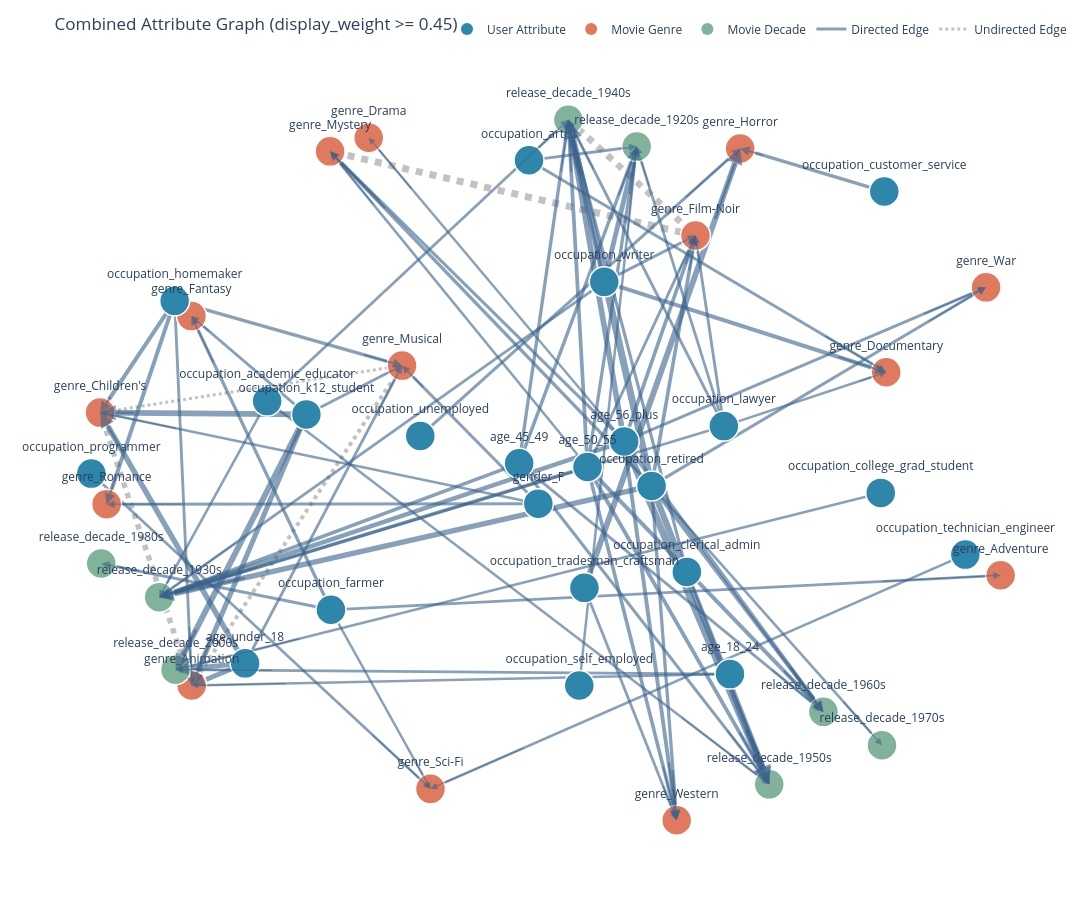

The code cell stored with this chart in its notebook:
### Code cell
import plotly.graph_objects as go

MIN_DISPLAY_WEIGHT = 0.45
interactive_combined_subgraph = extract_weight_threshold_subgraph(
    combined_attribute_graph,
    min_weight=MIN_DISPLAY_WEIGHT,
    weight_attr="display_weight",
)

node_color_map = {
    "user_attribute": "#2E86AB",
    "movie_genre": "#E07A5F",
    "movie_decade": "#81B29A",
}
edge_color_map = {
    True: "rgba(58, 99, 140, 0.60)",
    False: "rgba(120, 120, 120, 0.45)",
}

pos = nx.spring_layout(
    interactive_combined_subgraph,
    seed=42,
    k=0.9,
    weight="display_weight",
)

max_display_weight = max(
    (attrs["display_weight"] for _, _, attrs in interactive_combined_subgraph.edges(data=True)),
    default=1.0,
)

edge_traces = []
edge_hover_x = []
edge_hover_y = []
edge_hover_text = []
arrow_annotations = []
seen_undirected_pairs = set()

for source, target, attrs in interactive_combined_subgraph.edges(data=True):
    if not attrs["is_directed"]:
        pair_key = tuple(sorted((source, target)))
        if pair_key in seen_undirected_pairs:
            continue
        seen_undirected_pairs.add(pair_key)

    x0, y0 = pos[source]
    x1, y1 = pos[target]
    width = 1.0 + 6.0 * ((attrs["display_weight"] / max_display_weight) ** 1.8)
    hover_text = (
        f"{source} -> {target}<br>"
        f"edge_type={attrs['edge_type']}<br>"
        f"display_weight={attrs['display_weight']:.3f}<br>"
        f"raw_weight={attrs['weight']:.3f}<br>"
        f"raw_count={attrs['raw_count']}<br>"
        f"metric={attrs['weight_metric']}<br>"
        f"is_directed={attrs['is_directed']}"
    )
    edge_traces.append(
        go.Scatter(
            x=[x0, x1, None],
            y=[y0, y1, None],
            mode="lines",
            line={
                "width": width,
                "color": edge_color_map[attrs["is_directed"]],
                "dash": "solid" if attrs["is_directed"] else "dot",
            },
            hoverinfo="skip",
            showlegend=False,
        )
    )
    edge_hover_x.append((x0 + x1) / 2)
    edge_hover_y.append((y0 + y1) / 2)
    edge_hover_text.append(hover_text)

    if attrs["is_directed"]:
        dx = x1 - x0
        dy = y1 - y0
        arrow_annotations.append(
            {
                "x": x1,
                "y": y1,
                "ax": x1 - dx * 0.18,
                "ay": y1 - dy * 0.18,
                "xref": "x",
                "yref": "y",
                "axref": "x",
                "ayref": "y",
                "showarrow": True,
                "arrowhead": 2,
                "arrowsize": 1.2,
                "arrowwidth": max(1.0, width * 0.45),
                "arrowcolor": edge_color_map[True],
            }
        )

edge_hover_trace = go.Scatter(
    x=edge_hover_x,
    y=edge_hover_y,
    mode="markers",
    hoverinfo="text",
    hovertext=edge_hover_text,
    marker={"size": 22, "color": "rgba(0, 0, 0, 0)"},
    showlegend=False,
)

node_x = []
node_y = []
node_text = []
node_hover_text = []
node_color = []

for node, attrs in interactive_combined_subgraph.nodes(data=True):
    x, y = pos[node]
    node_x.append(x)
    node_y.append(y)
    node_text.append(node)
    node_color.append(node_color_map.get(attrs.get("node_type"), "#999999"))
    node_hover_text.append(
        f"node={node}<br>node_type={attrs.get('node_type')}<br>node_group={attrs.get('node_group')}"
    )

node_trace = go.Scatter(
    x=node_x,
    y=node_y,
    mode="markers+text",
    text=node_text,
    textposition="top center",
    hoverinfo="text",
    hovertext=node_hover_text,
    marker={
        "size": 30,
        "color": node_color,
        "line": {"width": 1.5, "color": "white"},
    },
    showlegend=False,
)

legend_traces = [
    go.Scatter(
        x=[None],
        y=[None],
        mode="markers",
        marker={"size": 12, "color": color},
        name=label,
        hoverinfo="skip",
    )
    for label, color in [
        ("User Attribute", "#2E86AB"),
        ("Movie Genre", "#E07A5F"),
        ("Movie Decade", "#81B29A"),
    ]
] + [
    go.Scatter(
        x=[None, None],
        y=[None, None],
        mode="lines",
        line={"width": 3, "color": edge_color_map[True]},
        name="Directed Edge",
        hoverinfo="skip",
    ),
    go.Scatter(
        x=[None, None],
        y=[None, None],
        mode="lines",
        line={"width": 3, "color": edge_color_map[False], "dash": "dot"},
        name="Undirected Edge",
        hoverinfo="skip",
    ),
]

fig = go.Figure(data=edge_traces + [edge_hover_trace, node_trace] + legend_traces)
fig.update_layout(
    title=f"Combined Attribute Graph (display_weight >= {MIN_DISPLAY_WEIGHT})",
    width=1300,
    height=900,
    paper_bgcolor="white",
    plot_bgcolor="white",
    hovermode="closest",
    margin={"l": 20, "r": 20, "t": 60, "b": 20},
    xaxis={"showgrid": False, "zeroline": False, "visible": False},
    yaxis={"showgrid": False, "zeroline": False, "visible": False},
    legend={"orientation": "h", "yanchor": "bottom", "y": 1.02, "xanchor": "right", "x": 1},
    annotations=arrow_annotations,
)
fig.show()
